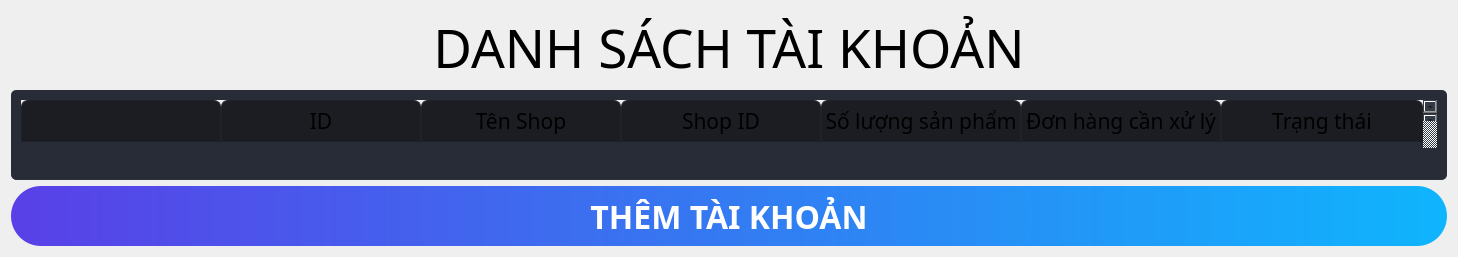
                  <widget class="QWidget" name="page_new_user_shopee">
                   <layout class="QVBoxLayout" name="verticalLayout_6">
                    <item>
                     <widget class="QLabel" name="label_6">
                      <property name="font">
                       <font>
                        <family>Nunito</family>
                        <pointsize>40</pointsize>
                       </font>
                      </property>
                      <property name="text">
                       <string>DANH SÁCH TÀI KHOẢN</string>
                      </property>
                      <property name="alignment">
                       <set>Qt::AlignCenter</set>
                      </property>
                     </widget>
                    </item>
                    <item>
                     <widget class="QTableWidget" name="tableWidget">
                      <property name="sizePolicy">
                       <sizepolicy hsizetype="Expanding" vsizetype="Expanding">
                        <horstretch>0</horstretch>
                        <verstretch>0</verstretch>
                       </sizepolicy>
                      </property>
                      <property name="font">
                       <font>
                        <family>Nunito</family>
                        <pointsize>15</pointsize>
                       </font>
                      </property>
                      <property name="styleSheet">
                       <string notr="true">QTableWidget {	
	background-color: rgb(39, 44, 54);
	padding: 10px;
	border-radius: 5px;
	gridline-color: rgb(44, 49, 60);
	border-bottom: 1px solid rgb(44, 49, 60);
}
QTableWidget::item{
	border-color: rgb(44, 49, 60);
	padding-left: 5px;
	padding-right: 5px;
	gridline-color: rgb(44, 49, 60);
}
QTableWidget::item:selected{
	background-color: rgb(85, 170, 255);
}
QScrollBar:horizontal {
    border: none;
    background: rgb(52, 59, 72);
    height: 14px;
    margin: 0px 21px 0 21px;
	border-radius: 0px;
}
 QScrollBar:vertical {
	border: none;
    background: rgb(52, 59, 72);
    width: 14px;
    margin: 21px 0 21px 0;
	border-radius: 0px;
 }
QHeaderView::section{
	Background-color: rgb(39, 44, 54);
	max-width: 30px;
	border: 1px solid rgb(44, 49, 60);
	border-style: none;
    border-bottom: 1px solid rgb(44, 49, 60);
    border-right: 1px solid rgb(44, 49, 60);
}
QTableWidget::horizontalHeader {	
	background-color: rgb(81, 255, 0);
}
QHeaderView::section:horizontal
{
    border: 1px solid rgb(32, 34, 42);
	background-color: rgb(27, 29, 35);
	padding: 3px;
	border-top-left-radius: 7px;
    border-top-right-radius: 7px;
}
QHeaderView::section:vertical
{
    border: 1px solid rgb(44, 49, 60);
}

</string>
                      </property>
                      <property name="frameShape">
                       <enum>QFrame::NoFrame</enum>
                      </property>
                      <property name="verticalScrollBarPolicy">
                       <enum>Qt::ScrollBarAlwaysOn</enum>
                      </property>
                      <property name="sizeAdjustPolicy">
                       <enum>QAbstractScrollArea::AdjustToContents</enum>
                      </property>
                      <property name="editTriggers">
                       <set>QAbstractItemView::NoEditTriggers</set>
                      </property>
                      <property name="alternatingRowColors">
                       <bool>false</bool>
                      </property>
                      <property name="selectionMode">
                       <enum>QAbstractItemView::NoSelection</enum>
                      </property>
                      <property name="selectionBehavior">
                       <enum>QAbstractItemView::SelectRows</enum>
                      </property>
                      <property name="rowCount">
                       <number>0</number>
                      </property>
                      <property name="columnCount">
                       <number>7</number>
                      </property>
                      <attribute name="horizontalHeaderCascadingSectionResizes">
                       <bool>true</bool>
                      </attribute>
                      <attribute name="horizontalHeaderMinimumSectionSize">
                       <number>40</number>
                      </attribute>
                      <attribute name="horizontalHeaderDefaultSectionSize">
                       <number>200</number>
                      </attribute>
                      <attribute name="horizontalHeaderShowSortIndicator" stdset="0">
                       <bool>false</bool>
                      </attribute>
                      <attribute name="horizontalHeaderStretchLastSection">
                       <bool>true</bool>
                      </attribute>
                      <attribute name="verticalHeaderVisible">
                       <bool>false</bool>
                      </attribute>
                      <attribute name="verticalHeaderCascadingSectionResizes">
                       <bool>false</bool>
                      </attribute>
                      <attribute name="verticalHeaderHighlightSections">
                       <bool>false</bool>
                      </attribute>
                      <attribute name="verticalHeaderStretchLastSection">
                       <bool>true</bool>
                      </attribute>
                      <column>
                       <property name="text">
                        <string/>
                       </property>
                      </column>
                      <column>
                       <property name="text">
                        <string>ID</string>
                       </property>
                       <property name="font">
                        <font>
                         <family>Nunito</family>
                         <pointsize>16</pointsize>
                        </font>
                       </property>
                      </column>
                      <column>
                       <property name="text">
                        <string>Tên Shop</string>
                       </property>
                       <property name="font">
                        <font>
                         <family>Nunito</family>
                         <pointsize>16</pointsize>
                        </font>
                       </property>
                      </column>
                      <column>
                       <property name="text">
                        <string>Shop ID</string>
                       </property>
                       <property name="font">
                        <font>
                         <family>Nunito</family>
                         <pointsize>16</pointsize>
                        </font>
                       </property>
                      </column>
                      <column>
                       <property name="text">
                        <string>Số lượng sản phẩm</string>
                       </property>
                       <property name="font">
                        <font>
                         <family>Nunito</family>
                         <pointsize>16</pointsize>
                        </font>
                       </property>
                      </column>
                      <column>
                       <property name="text">
                        <string>Đơn hàng cần xử lý</string>
                       </property>
                       <property name="font">
                        <font>
                         <family>Nunito</family>
                         <pointsize>16</pointsize>
                        </font>
                       </property>
                      </column>
                      <column>
                       <property name="text">
                        <string>Trạng thái</string>
                       </property>
                       <property name="font">
                        <font>
                         <family>Nunito</family>
                         <pointsize>16</pointsize>
                        </font>
                       </property>
                      </column>
                     </widget>
                    </item>
                    <item>
                     <widget class="QPushButton" name="btn_add_user">
                      <property name="minimumSize">
                       <size>
                        <width>0</width>
                        <height>60</height>
                       </size>
                      </property>
                      <property name="font">
                       <font>
                        <family>Nunito</family>
                        <pointsize>24</pointsize>
                        <bold>true</bold>
                       </font>
                      </property>
                      <property name="styleSheet">
                       <string notr="true">#btn_add_user{
	border-radius: 30px;
    padding:8px 25px 7px 25px;
	background-color: qlineargradient(spread:pad, x1:0, y1:0, x2:1, y2:0, stop:0 rgba(89, 64, 231, 255), stop:1 rgba(15, 181, 253, 255));
	color: rgb(255, 255, 255);

}

#btn_add_user:hover{
	background-color: qlineargradient(spread:pad, x1:0, y1:0, x2:1, y2:0, stop:0 rgba(15, 181, 253, 255), stop:1 rgba(89, 64, 231, 255));
}

#btn_add_user:pressed{
	background-color: qlineargradient(spread:pad, x1:0, y1:0, x2:1, y2:0, stop:0 rgba(89, 64, 231, 255), stop:1 rgba(15, 181, 253, 255));
}</string>
                      </property>
                      <property name="text">
                       <string>THÊM TÀI KHOẢN</string>
                      </property>
                     </widget>
                    </item>
                   </layout>
                  </widget>
